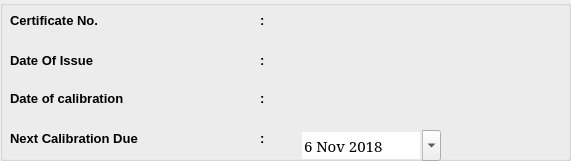
           <widget class="QGroupBox" name="groupBox">
            <property name="geometry">
             <rect>
              <x>800</x>
              <y>230</y>
              <width>571</width>
              <height>161</height>
             </rect>
            </property>
            <property name="font">
             <font>
              <pointsize>18</pointsize>
             </font>
            </property>
            <property name="cursor">
             <cursorShape>IBeamCursor</cursorShape>
            </property>
            <property name="title">
             <string/>
            </property>
            <property name="flat">
             <bool>true</bool>
            </property>
            <property name="checkable">
             <bool>false</bool>
            </property>
            <widget class="QLabel" name="label_14">
             <property name="geometry">
              <rect>
               <x>10</x>
               <y>10</y>
               <width>131</width>
               <height>21</height>
              </rect>
             </property>
             <property name="font">
              <font>
               <family>MS Shell Dlg 2</family>
               <pointsize>10</pointsize>
               <weight>75</weight>
               <bold>true</bold>
              </font>
             </property>
             <property name="text">
              <string>Certificate No.</string>
             </property>
            </widget>
            <widget class="QLabel" name="label_15">
             <property name="geometry">
              <rect>
               <x>10</x>
               <y>50</y>
               <width>131</width>
               <height>21</height>
              </rect>
             </property>
             <property name="font">
              <font>
               <family>MS Shell Dlg 2</family>
               <pointsize>10</pointsize>
               <weight>75</weight>
               <bold>true</bold>
              </font>
             </property>
             <property name="text">
              <string>Date Of Issue</string>
             </property>
            </widget>
            <widget class="QLabel" name="label_16">
             <property name="geometry">
              <rect>
               <x>10</x>
               <y>90</y>
               <width>191</width>
               <height>16</height>
              </rect>
             </property>
             <property name="font">
              <font>
               <family>MS Shell Dlg 2</family>
               <pointsize>10</pointsize>
               <weight>75</weight>
               <bold>true</bold>
              </font>
             </property>
             <property name="text">
              <string>Date of calibration</string>
             </property>
            </widget>
            <widget class="QLabel" name="label_17">
             <property name="geometry">
              <rect>
               <x>10</x>
               <y>130</y>
               <width>201</width>
               <height>16</height>
              </rect>
             </property>
             <property name="font">
              <font>
               <family>MS Shell Dlg 2</family>
               <pointsize>10</pointsize>
               <weight>75</weight>
               <bold>true</bold>
              </font>
             </property>
             <property name="text">
              <string>Next Calibration Due</string>
             </property>
            </widget>
            <widget class="QLabel" name="label_18">
             <property name="geometry">
              <rect>
               <x>260</x>
               <y>10</y>
               <width>21</width>
               <height>21</height>
              </rect>
             </property>
             <property name="font">
              <font>
               <family>MS Shell Dlg 2</family>
               <pointsize>10</pointsize>
               <weight>75</weight>
               <bold>true</bold>
              </font>
             </property>
             <property name="text">
              <string>:</string>
             </property>
            </widget>
            <widget class="QLabel" name="label_19">
             <property name="geometry">
              <rect>
               <x>260</x>
               <y>50</y>
               <width>21</width>
               <height>21</height>
              </rect>
             </property>
             <property name="font">
              <font>
               <family>MS Shell Dlg 2</family>
               <pointsize>10</pointsize>
               <weight>75</weight>
               <bold>true</bold>
              </font>
             </property>
             <property name="text">
              <string>:</string>
             </property>
            </widget>
            <widget class="QLabel" name="label_20">
             <property name="geometry">
              <rect>
               <x>260</x>
               <y>90</y>
               <width>21</width>
               <height>16</height>
              </rect>
             </property>
             <property name="font">
              <font>
               <family>MS Shell Dlg 2</family>
               <pointsize>10</pointsize>
               <weight>75</weight>
               <bold>true</bold>
              </font>
             </property>
             <property name="text">
              <string>:</string>
             </property>
            </widget>
            <widget class="QLabel" name="label_21">
             <property name="geometry">
              <rect>
               <x>260</x>
               <y>130</y>
               <width>21</width>
               <height>16</height>
              </rect>
             </property>
             <property name="font">
              <font>
               <family>MS Shell Dlg 2</family>
               <pointsize>10</pointsize>
               <weight>75</weight>
               <bold>true</bold>
              </font>
             </property>
             <property name="text">
              <string>:</string>
             </property>
            </widget>
            <widget class="QLabel" name="label_22">
             <property name="geometry">
              <rect>
               <x>300</x>
               <y>10</y>
               <width>171</width>
               <height>16</height>
              </rect>
             </property>
             <property name="font">
              <font>
               <family>MS Shell Dlg 2</family>
               <pointsize>10</pointsize>
               <weight>75</weight>
               <bold>true</bold>
              </font>
             </property>
             <property name="cursor">
              <cursorShape>IBeamCursor</cursorShape>
             </property>
             <property name="toolTipDuration">
              <number>1</number>
             </property>
             <property name="frameShape">
              <enum>QFrame::Box</enum>
             </property>
             <property name="lineWidth">
              <number>0</number>
             </property>
             <property name="text">
              <string/>
             </property>
             <property name="indent">
              <number>1</number>
             </property>
            </widget>
            <widget class="QLabel" name="label_23">
             <property name="geometry">
              <rect>
               <x>300</x>
               <y>50</y>
               <width>171</width>
               <height>20</height>
              </rect>
             </property>
             <property name="font">
              <font>
               <family>MS Shell Dlg 2</family>
               <pointsize>10</pointsize>
               <weight>75</weight>
               <bold>true</bold>
              </font>
             </property>
             <property name="cursor">
              <cursorShape>IBeamCursor</cursorShape>
             </property>
             <property name="toolTipDuration">
              <number>1</number>
             </property>
             <property name="frameShape">
              <enum>QFrame::Box</enum>
             </property>
             <property name="lineWidth">
              <number>0</number>
             </property>
             <property name="text">
              <string/>
             </property>
             <property name="indent">
              <number>1</number>
             </property>
            </widget>
            <widget class="QLabel" name="label_24">
             <property name="geometry">
              <rect>
               <x>300</x>
               <y>90</y>
               <width>171</width>
               <height>16</height>
              </rect>
             </property>
             <property name="font">
              <font>
               <family>MS Shell Dlg 2</family>
               <pointsize>10</pointsize>
               <weight>75</weight>
               <bold>true</bold>
              </font>
             </property>
             <property name="cursor">
              <cursorShape>IBeamCursor</cursorShape>
             </property>
             <property name="toolTipDuration">
              <number>1</number>
             </property>
             <property name="frameShape">
              <enum>QFrame::Box</enum>
             </property>
             <property name="lineWidth">
              <number>0</number>
             </property>
             <property name="text">
              <string/>
             </property>
             <property name="indent">
              <number>1</number>
             </property>
            </widget>
            <widget class="QDateEdit" name="dateEdit">
             <property name="geometry">
              <rect>
               <x>300</x>
               <y>130</y>
               <width>141</width>
               <height>31</height>
              </rect>
             </property>
             <property name="font">
              <font>
               <family>MS Serif</family>
               <pointsize>11</pointsize>
              </font>
             </property>
             <property name="frame">
              <bool>false</bool>
             </property>
             <property name="buttonSymbols">
              <enum>QAbstractSpinBox::NoButtons</enum>
             </property>
             <property name="dateTime">
              <datetime>
               <hour>0</hour>
               <minute>0</minute>
               <second>0</second>
               <year>2018</year>
               <month>11</month>
               <day>6</day>
              </datetime>
             </property>
             <property name="calendarPopup">
              <bool>true</bool>
             </property>
            </widget>
           </widget>
